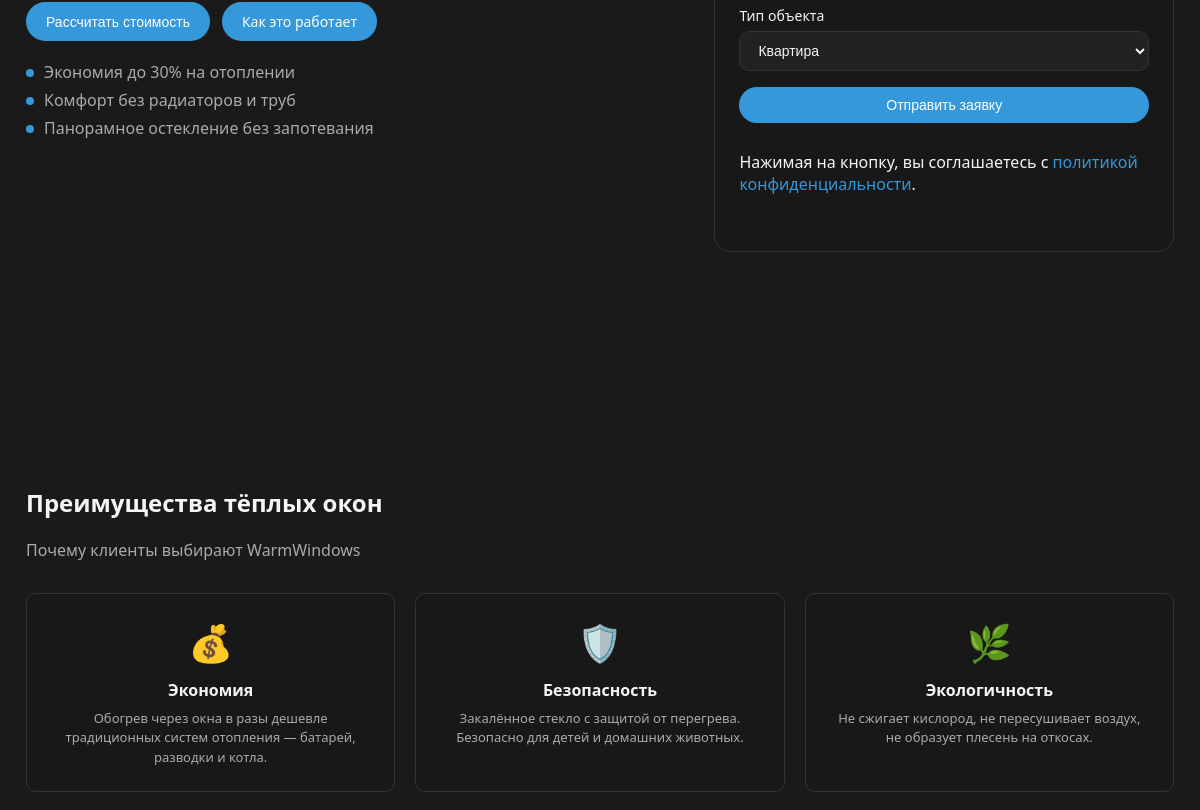
The app's page / (middle part), older data.
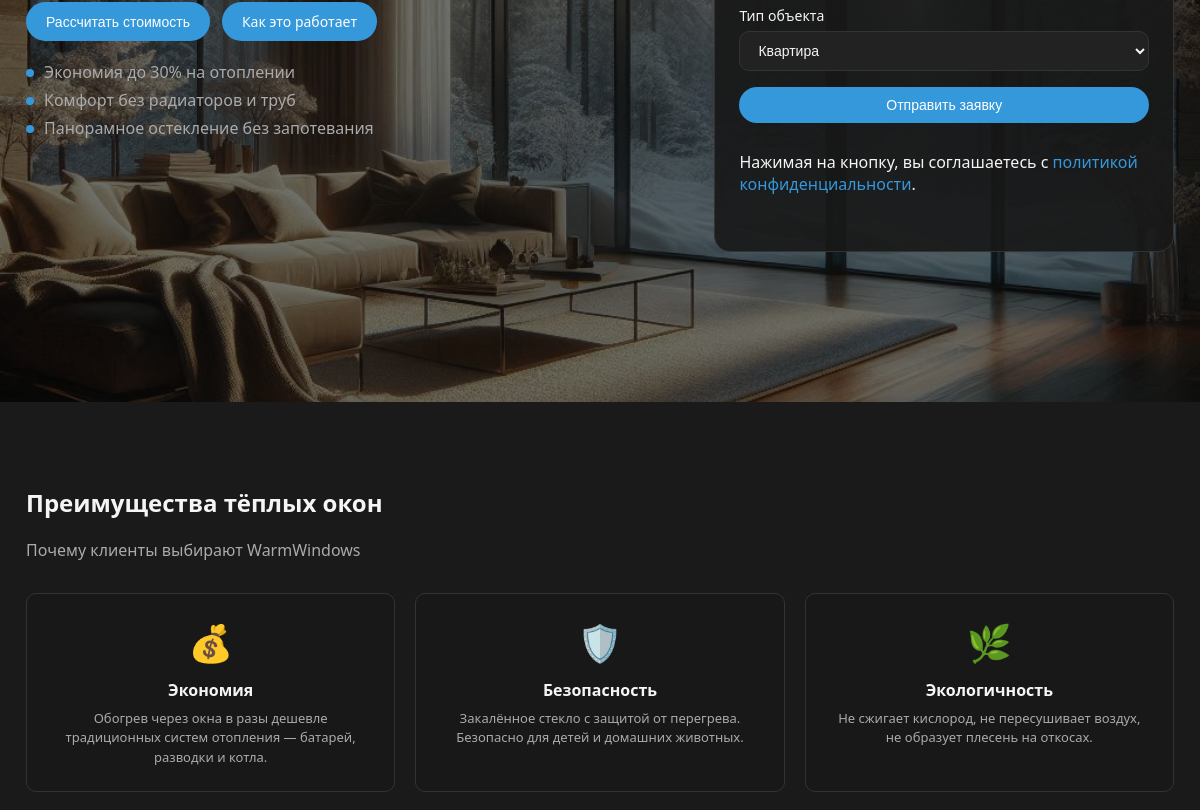
The same page, newer data.
### landing/models.py (models this page shows, shortened)
class HeroBanner(models.Model):
    image = models.ImageField("Фото", upload_to="hero/")
    is_active = models.BooleanField("Активно", default=True)
    class Meta:
        verbose_name = "Фото Hero"
        verbose_name_plural = "Фото Hero"

### landing/views.py (the view, shortened to what this page needs)
# urls.py: path("", views.index, name="index"),
def index(request):
    success_hero = False
    success_contacts = False
    hero = HeroBanner.objects.filter(is_active=True).first()
    context = {
        "success_hero": success_hero,
        "success_contacts": success_contacts,
        "hero": hero,
    }
    return render(request, "landing/index.html", context)

### landing/templates/landing/index.html (shortened to what this page needs)
﻿{% extends 'landing/base.html' %}
{% block content %}
<section class="hero" {% if hero %}style="background-image: linear-gradient(rgba(0,0,0,0.55), rgba(0,0,0,0.55)), url('{{ hero.image.url }}'); background-size: cover; background-position: center;" {% endif %}>
    <div class="container hero-inner">
        <div class="hero-text">
            <div class="hero-actions">
                <button class="btn" onclick="scrollToForm()">Рассчитать стоимость</button>
                <a href="#technology" class="btn btn-ghost" onclick="scrollToSection('technology'); return false;">Как это работает</a>
            </div>
            <ul class="hero-list">
                <li>Экономия до 30% на отоплении</li>
                <li>Комфорт без радиаторов и труб</li>
                <li>Панорамное остекление без запотевания</li>
            </ul>
        </div>
        <div class="hero-card">
            <form method="post">
                <label>
                    Тип объекта
                    <select name="type">
                        <option>Квартира</option>
                    </select>
                </label>
                <button type="submit" class="btn btn-full">Отправить заявку</button>
                {% if success_hero %}
                <p class="form-success">Спасибо! Заявка отправлена, мы свяжемся с вами в ближайшее время.</p>
                {% else %}
                <p class="form-note">Нажимая на кнопку, вы соглашаетесь с <a href="{% url 'privacy' %}" style="color: var(--accent);">политикой конфиденциальности</a>.</p>
                {% endif %}
            </form>
        </div>
    </div>
</section>
<section class="section">
    <div class="container">
        <h2>Преимущества тёплых окон</h2>
        <p class="section-subtitle">Почему клиенты выбирают WarmWindows</p>
        <div class="advantages-grid">
            <div class="advantage">
                <div class="advantage-icon">💰</div>
                <h3>Экономия</h3>
                <p>Обогрев через окна в разы дешевле традиционных систем отопления — батарей, разводки и котла.</p>
            </div>
            <div class="advantage">
                <div class="advantage-icon">🛡️</div>
                <h3>Безопасность</h3>
                <p>Закалённое стекло с защитой от перегрева. Безопасно для детей и домашних животных.</p>
            </div>
            <div class="advantage">
                <div class="advantage-icon">🌿</div>
                <h3>Экологичность</h3>
                <p>Не сжигает кислород, не пересушивает воздух, не образует плесень на откосах.</p>
            </div>
        </div>
    </div>
</section>
{% endblock %}

### landing/templates/landing/base.html (shortened to what this page needs)
﻿<!doctype html>
<html lang="ru">
<head>
    {% load static %}
    <link rel="stylesheet" href="{% static 'landing/css/styles.css' %}">
</head>
<body>
    <main>
        {% block content %}{% endblock %}
    </main>
</body>
</html>

### landing/static/landing/css/styles.css (style rules this page uses)
*, *::before, *::after { box-sizing: border-box; }
html, body { margin: 0; padding: 0; font-family: system-ui, -apple-system, BlinkMacSystemFont, "Segoe UI", sans-serif; background: var(--bg); color: var(--text); }
a { color: inherit; text-decoration: none; }
.container { width: 100%; max-width: 1180px; margin: 0 auto; padding: 0 16px; }
.btn { background: var(--accent); color: #ffffff; border: none; border-radius: 999px; padding: 10px 20px; font-size: 14px; font-weight: 500; cursor: pointer; transition: background var(--transition), transform var(--transition), box-shadow var(--transition); }
.section { padding: 64px 0; }
.hero { min-height: 100vh; background-size: cover; background-position: center; display: flex; align-items: center; padding: 72px 0 56px; }
.hero-inner { display: grid; grid-template-columns: minmax(0, 2fr) minmax(0, 1.4fr); gap: 32px; align-items: center; }
.hero-actions { display: flex; flex-wrap: wrap; gap: 12px; margin-bottom: 20px; }
.hero-list { list-style: none; padding: 0; margin: 0; color: var(--muted); }
.hero-list li { margin-bottom: 6px; position: relative; padding-left: 18px; }
.hero-list li::before { content: ""; position: absolute; left: 0; top: 8px; width: 8px; height: 8px; border-radius: 50%; background: var(--accent); }
.hero-card { background: rgba(24,24,24,0.9); border-radius: 16px; padding: 24px; border: 1px solid var(--border); }
.hero-card form { display: flex; flex-direction: column; gap: 12px; }
.hero-card label { display: flex; flex-direction: column; gap: 6px; font-size: 14px; }
.hero-card input, .hero-card select { padding: 10px 14px; border-radius: var(--radius); border: 1px solid var(--border); background: #222; color: var(--text); font-size: 14px; width: 100%; }
.hero-card .btn-full { width: 100%; margin-top: 4px; }
.section-subtitle { margin: 0 0 32px; color: var(--muted); }
.advantages-grid { display: grid; grid-template-columns: repeat(3, minmax(0,1fr)); gap: 20px; }
.advantage { background: #181818; border-radius: var(--radius); border: 1px solid var(--border); padding: 24px; text-align: center; transition: border-color var(--transition), transform var(--transition); }
.advantage-icon { font-size: 36px; margin-bottom: 12px; }
.advantage h3 { margin: 0 0 8px; font-size: 16px; }
.advantage p { margin: 0; color: var(--muted); font-size: 13px; line-height: 1.5; }

Row changes from the older to the newer data that the page shows:
added HeroBanner: image (picture)
